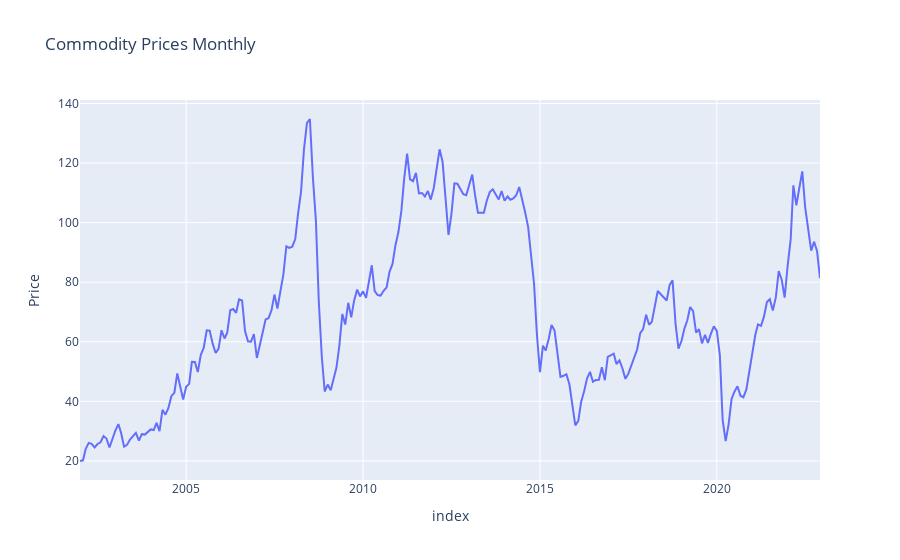

The code cell stored with this chart in its notebook:
### Code cell
# use plotly for this visualization
import plotly.express as px
fig = px.line(data.reset_index(), x='index', y='Price', title='Commodity Prices Monthly')
fig.show()

### Figure 1 — Plotly figure (JSON) as saved in the notebook; plotly's stock layout.template omitted (floating-point values rounded to 4 significant figures; data arrays with more than 128 entries replaced by an {"elided": "..."} marker saying what was removed)
{"data": [{"hovertemplate": "index=%{x}<br>Price=%{y}<extra></extra>", "legendgroup": "", "line": {"color": "#636efa", "dash": "solid"}, "marker": {"symbol": "circle"}, "mode": "lines", "name": "", "orientation": "v", "showlegend": false, "type": "scatter", "x": {"elided": "252 str values"}, "xaxis": "x", "y": {"elided": "252 float values"}, "yaxis": "y"}], "layout": {"legend": {"tracegroupgap": 0}, "title": {"text": "Commodity Prices Monthly"}, "xaxis": {"anchor": "y", "domain": [0, 1], "title": {"text": "index"}}, "yaxis": {"anchor": "x", "domain": [0, 1], "title": {"text": "Price"}}}}
